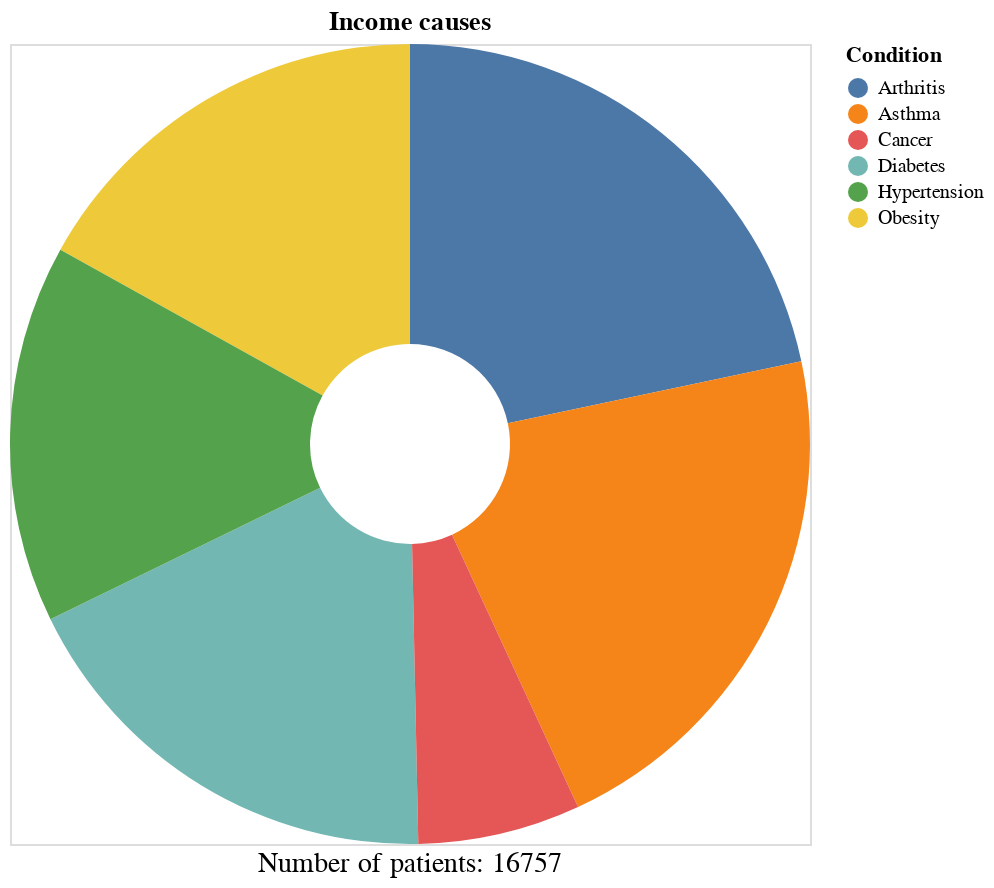

Write notebook code for a chart like this one.
### Code cell
#Visualización de las condiciones más frecuentes en los últimos 5 años

# Contar las ocurrencias de cada valor en la columna
conteos = df_1['Medical Condition'].value_counts()

# Calcular el porcentaje de cada valor
porcentajes1 = (conteos / len(df_1)) * 100

# Crear un DataFrame con los porcentajes para Altair
df_porcentaje = porcentajes1.reset_index()
df_porcentaje.columns = ['Condition', 'Percentage']

# Total de filas
total_filas = len(df_1)

# Crear una gráfica de pastel con Altair
grafico = alt.Chart(df_porcentaje).mark_arc(innerRadius=50).encode(
    theta=alt.Theta(field='Percentage', type='quantitative', title='Percentage'),
    color=alt.Color(field='Condition', type='nominal', title='Condition'),
    tooltip=[alt.Tooltip(field='Condition', type='nominal', title='Condition'),
             alt.Tooltip(field='Percentage', type='quantitative', title='Percentage')]
).properties(
    title='Income causes',
    width=400,  # Ajusta el ancho del gráfico
    height=400  # Ajusta la altura del gráfico
)

# Crear un DataFrame para el texto total
df_texto_total = pd.DataFrame({
    'x': [0],
    'y': [0],
    'texto': [f'Number of patients: {total_filas}']
})

# Crear el gráfico de texto
texto_total = alt.Chart(df_texto_total).mark_text(
    align='center',
    baseline='middle',
    fontSize=14,
    dy=210  # Ajusta la posición vertical del texto
).encode(
    x=alt.X('x:O', axis=None),
    y=alt.Y('y:O', axis=None),
    text='texto:N'
).properties(
    width=400,  # Ancho para el gráfico de texto
    height=400  # Altura para el gráfico de texto
)

# Combinar el gráfico de pastel y el gráfico de texto
grafico_final = grafico + texto_total

# Mostrar el gráfico en Google Colab
grafico_final

### Figure 1 — Vega-Lite specification as saved in the notebook (floating-point values rounded to 4 significant figures)
{"config": {"view": {"continuousWidth": 400, "continuousHeight": 300}}, "layer": [{"data": {"name": "data-b7484d9ac13bde3409529dcfcd17f4f2"}, "mark": {"type": "arc", "innerRadius": 50}, "encoding": {"color": {"field": "Condition", "title": "Condition", "type": "nominal"}, "theta": {"field": "Percentage", "title": "Percentage", "type": "quantitative"}, "tooltip": [{"field": "Condition", "title": "Condition", "type": "nominal"}, {"field": "Percentage", "title": "Percentage", "type": "quantitative"}]}, "height": 400, "title": "Income causes", "width": 400}, {"data": {"name": "data-fed7c1537e80605515192e780e00290a"}, "mark": {"type": "text", "align": "center", "baseline": "middle", "dy": 210, "fontSize": 14}, "encoding": {"text": {"field": "texto", "type": "nominal"}, "x": {"axis": null, "field": "x", "type": "ordinal"}, "y": {"axis": null, "field": "y", "type": "ordinal"}}, "height": 400, "width": 400}], "$schema": "https://vega.github.io/schema/vega-lite/v4.17.0.json", "datasets": {"data-b7484d9ac13bde3409529dcfcd17f4f2": [{"Condition": "Arthritis", "Percentage": 21.69}, {"Condition": "Asthma", "Percentage": 21.41}, {"Condition": "Diabetes", "Percentage": 18.11}, {"Condition": "Obesity", "Percentage": 16.93}, {"Condition": "Hypertension", "Percentage": 15.29}, {"Condition": "Cancer", "Percentage": 6.57}], "data-fed7c1537e80605515192e780e00290a": [{"x": 0, "y": 0, "texto": "Number of patients: 16757"}]}}
